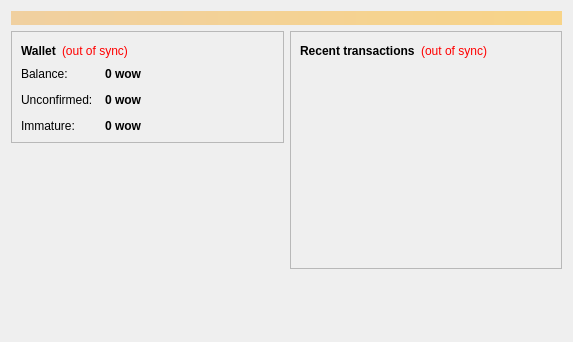
<?xml version="1.0" encoding="UTF-8"?>
<ui version="4.0">
 <class>OverviewPage</class>
 <widget class="QWidget" name="OverviewPage">
  <property name="geometry">
   <rect>
    <x>0</x>
    <y>0</y>
    <width>573</width>
    <height>342</height>
   </rect>
  </property>
  <property name="windowTitle">
   <string>Form</string>
  </property>
  <layout class="QVBoxLayout" name="topLayout">
   <item>
    <widget class="QLabel" name="labelAlerts">
     <property name="visible">
      <bool>false</bool>
     </property>
     <property name="styleSheet">
      <string notr="true">background-color: qlineargradient(x1: 0, y1: 0, x2: 1, y2: 0, stop:0 #F0D0A0, stop:1 #F8D488); color:#000000;</string>
     </property>
     <property name="wordWrap">
      <bool>true</bool>
     </property>
     <property name="margin">
      <number>3</number>
     </property>
    </widget>
   </item>
   <item>
    <layout class="QHBoxLayout" name="horizontalLayout" stretch="1,1">
     <item>
      <layout class="QVBoxLayout" name="verticalLayout_2">
       <item>
        <widget class="QFrame" name="frame">
         <property name="frameShape">
          <enum>QFrame::StyledPanel</enum>
         </property>
         <property name="frameShadow">
          <enum>QFrame::Raised</enum>
         </property>
         <layout class="QVBoxLayout" name="verticalLayout_4">
          <item>
           <layout class="QHBoxLayout" name="horizontalLayout_4">
            <item>
             <widget class="QLabel" name="label_5">
              <property name="font">
               <font>
                <weight>75</weight>
                <bold>true</bold>
               </font>
              </property>
              <property name="text">
               <string>Wallet</string>
              </property>
             </widget>
            </item>
            <item>
             <widget class="QLabel" name="labelWalletStatus">
              <property name="toolTip">
               <string>The displayed information may be out of date. Your wallet automatically synchronizes with the WOW network after a connection is established, but this process has not completed yet.</string>
              </property>
              <property name="styleSheet">
               <string notr="true">QLabel { color: red; }</string>
              </property>
              <property name="text">
               <string notr="true">(out of sync)</string>
              </property>
              <property name="alignment">
               <set>Qt::AlignLeading|Qt::AlignLeft|Qt::AlignVCenter</set>
              </property>
             </widget>
            </item>
            <item>
             <spacer name="horizontalSpacer_2">
              <property name="orientation">
               <enum>Qt::Horizontal</enum>
              </property>
              <property name="sizeHint" stdset="0">
               <size>
                <width>40</width>
                <height>20</height>
               </size>
              </property>
             </spacer>
            </item>
           </layout>
          </item>
          <item>
           <layout class="QFormLayout" name="formLayout_2">
            <property name="fieldGrowthPolicy">
             <enum>QFormLayout::AllNonFixedFieldsGrow</enum>
            </property>
            <property name="horizontalSpacing">
             <number>12</number>
            </property>
            <property name="verticalSpacing">
             <number>12</number>
            </property>
            <item row="0" column="0">
             <widget class="QLabel" name="label">
              <property name="text">
               <string>Balance:</string>
              </property>
             </widget>
            </item>
            <item row="0" column="1">
             <widget class="QLabel" name="labelBalance">
              <property name="font">
               <font>
                <weight>75</weight>
                <bold>true</bold>
               </font>
              </property>
              <property name="cursor">
               <cursorShape>IBeamCursor</cursorShape>
              </property>
              <property name="toolTip">
               <string>Your current balance</string>
              </property>
              <property name="text">
               <string notr="true">0 wow</string>
              </property>
              <property name="textInteractionFlags">
               <set>Qt::LinksAccessibleByMouse|Qt::TextSelectableByKeyboard|Qt::TextSelectableByMouse</set>
              </property>
             </widget>
            </item>
            <item row="1" column="0">
             <widget class="QLabel" name="label_3">
              <property name="text">
               <string>Unconfirmed:</string>
              </property>
             </widget>
            </item>
            <item row="1" column="1">
             <widget class="QLabel" name="labelUnconfirmed">
              <property name="font">
               <font>
                <weight>75</weight>
                <bold>true</bold>
               </font>
              </property>
              <property name="cursor">
               <cursorShape>IBeamCursor</cursorShape>
              </property>
              <property name="toolTip">
               <string>Total of transactions that have yet to be confirmed, and do not yet count toward the current balance</string>
              </property>
              <property name="text">
               <string notr="true">0 wow</string>
              </property>
              <property name="textInteractionFlags">
               <set>Qt::LinksAccessibleByMouse|Qt::TextSelectableByKeyboard|Qt::TextSelectableByMouse</set>
              </property>
             </widget>
            </item>
            <item row="2" column="0">
             <widget class="QLabel" name="labelImmatureText">
              <property name="text">
               <string>Immature:</string>
              </property>
             </widget>
            </item>
            <item row="2" column="1">
             <widget class="QLabel" name="labelImmature">
              <property name="font">
               <font>
                <weight>75</weight>
                <bold>true</bold>
               </font>
              </property>
              <property name="toolTip">
               <string>Mined balance that has not yet matured</string>
              </property>
              <property name="text">
               <string notr="true">0 wow</string>
              </property>
              <property name="textInteractionFlags">
               <set>Qt::LinksAccessibleByMouse|Qt::TextSelectableByKeyboard|Qt::TextSelectableByMouse</set>
              </property>
             </widget>
            </item>
           </layout>
          </item>
         </layout>
        </widget>
       </item>
       <item>
        <spacer name="verticalSpacer">
         <property name="orientation">
          <enum>Qt::Vertical</enum>
         </property>
         <property name="sizeHint" stdset="0">
          <size>
           <width>20</width>
           <height>40</height>
          </size>
         </property>
        </spacer>
       </item>
      </layout>
     </item>
     <item>
      <layout class="QVBoxLayout" name="verticalLayout_3">
       <item>
        <widget class="QFrame" name="frame_2">
         <property name="frameShape">
          <enum>QFrame::StyledPanel</enum>
         </property>
         <property name="frameShadow">
          <enum>QFrame::Raised</enum>
         </property>
         <layout class="QVBoxLayout" name="verticalLayout">
          <item>
           <layout class="QHBoxLayout" name="horizontalLayout_2">
            <item>
             <widget class="QLabel" name="label_4">
              <property name="text">
               <string>&lt;b&gt;Recent transactions&lt;/b&gt;</string>
              </property>
             </widget>
            </item>
            <item>
             <widget class="QLabel" name="labelTransactionsStatus">
              <property name="toolTip">
               <string>The displayed information may be out of date. Your wallet automatically synchronizes with the WOW network after a connection is established, but this process has not completed yet.</string>
              </property>
              <property name="styleSheet">
               <string notr="true">QLabel { color: red; }</string>
              </property>
              <property name="text">
               <string notr="true">(out of sync)</string>
              </property>
              <property name="alignment">
               <set>Qt::AlignRight|Qt::AlignTrailing|Qt::AlignVCenter</set>
              </property>
             </widget>
            </item>
            <item>
             <spacer name="horizontalSpacer">
              <property name="orientation">
               <enum>Qt::Horizontal</enum>
              </property>
              <property name="sizeHint" stdset="0">
               <size>
                <width>40</width>
                <height>20</height>
               </size>
              </property>
             </spacer>
            </item>
           </layout>
          </item>
          <item>
           <widget class="QListView" name="listTransactions">
            <property name="styleSheet">
             <string notr="true">QListView { background: transparent; }</string>
            </property>
            <property name="frameShape">
             <enum>QFrame::NoFrame</enum>
            </property>
            <property name="verticalScrollBarPolicy">
             <enum>Qt::ScrollBarAlwaysOff</enum>
            </property>
            <property name="horizontalScrollBarPolicy">
             <enum>Qt::ScrollBarAlwaysOff</enum>
            </property>
            <property name="selectionMode">
             <enum>QAbstractItemView::NoSelection</enum>
            </property>
           </widget>
          </item>
         </layout>
        </widget>
       </item>
       <item>
        <spacer name="verticalSpacer_2">
         <property name="orientation">
          <enum>Qt::Vertical</enum>
         </property>
         <property name="sizeHint" stdset="0">
          <size>
           <width>20</width>
           <height>40</height>
          </size>
         </property>
        </spacer>
       </item>
      </layout>
     </item>
    </layout>
   </item>
  </layout>
 </widget>
 <resources/>
 <connections/>
</ui>
